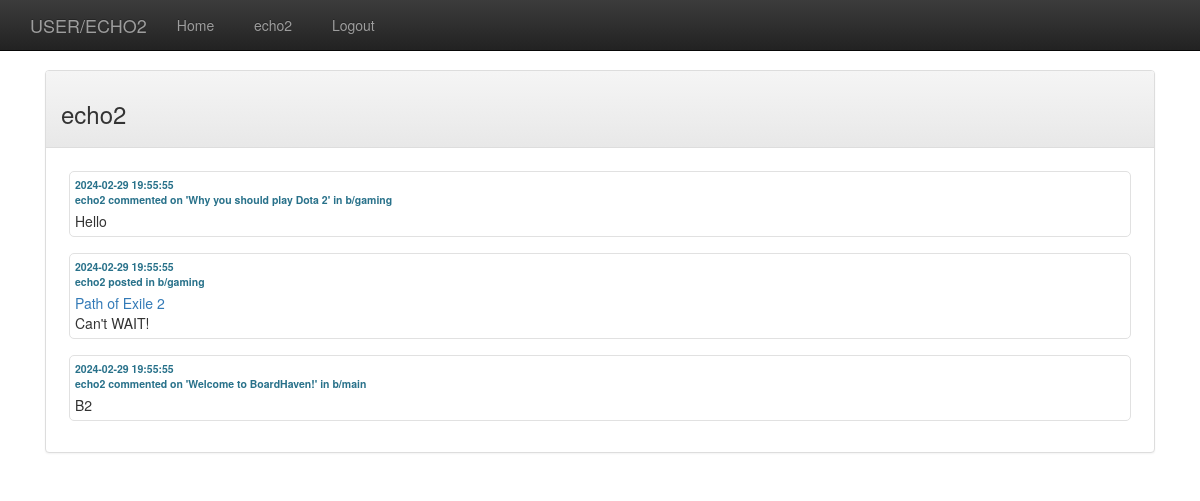
The page /index.php?pageID=user/echo2 (signed in) on the database its author committed.
### tables this page shows
CREATE TABLE IF NOT EXISTS `user` (
  `Id` int(10) unsigned NOT NULL AUTO_INCREMENT,
  `Username` varchar(45) NOT NULL,
  `Email` varchar(45) NOT NULL,
  `Password` varchar(45) NOT NULL,
  `TimeCreated` datetime NOT NULL DEFAULT current_timestamp(),
  PRIMARY KEY (`Id`),
  UNIQUE KEY `Username_UNIQUE` (`Username`)
);

CREATE TABLE IF NOT EXISTS `board` (
  `Id` int(11) unsigned NOT NULL AUTO_INCREMENT,
  `Name` varchar(45) NOT NULL,
  `Founder` int(10) unsigned NOT NULL,
  `TimeCreated` datetime NOT NULL DEFAULT current_timestamp(),
  `Rules` text DEFAULT NULL,
  PRIMARY KEY (`Id`),
  UNIQUE KEY `unique_name` (`Name`),
  KEY `board_user_FK` (`Founder`),
  CONSTRAINT `board_user_FK` FOREIGN KEY (`Founder`) REFERENCES `user` (`Id`)
);

### classlib/baseClasses/PanelModel.php (called while the page is built, shortened)
<?php
abstract class PanelModel implements PanelModelInterface {
    function __construct($user,$db,$postArray,$pageTitle,$pageHead,$pageID) {
        $this->setPanelContent_1();
    }
}

### classlib/baseClasses/Controller.php (called while the page is built, shortened)
<?php
abstract class Controller implements ControllerInterface{
    public function run() {
        $this->updateView();
    }
}

### classlib/system/Submission.php (called while the page is built, shortened)
<?php
class Submission {
    private $author_name;
    public function author_name() { return $this->author_name; }
    private $time_created;
    public function time_created() { return $this->time_created; }
    private $title;
    public function title() { return $this->title; }
    private $content;
    public function content() { return $this->content; }
    private $post_id;
    public function post_id() { return $this->post_id; }
    private $board_id;
    public function board_id() { return $this->board_id; }
    private $board_name;
    public function board_name() { return $this->board_name; }
    public function __construct($row) {
        $this->author_name = $row['author_name'];
        $this->time_created = $row['time_created'];
        $this->title = $row['title'];
        $this->content = $row['content'];
        $this->post_id = $row['post_id'];
        $this->board_id = $row['board_id'];
        $this->board_name = $row['board_name'];
    }
}

### classlib/baseClasses/TableEntity.php (called while the page is built, shortened)
<?php
class TableEntity {
    function __construct ($databaseConnection,$tableName){
        $this->db=$databaseConnection;
    }
}

### classlib/entities/SubmissionTable.php (called while the page is built, shortened)
<?php
class SubmissionTable extends TableEntity {
    public function get_user_submissions($userId) {
        $this->SQL = "
            SELECT
                submission.Type as type,
                submission.Id as id,
                submission.Author as author_id,
                user.Username as author_name,
                submission.TimeCreated as time_created,
                submission.Title as title,
                submission.Content as content,
                submission.Post as post_id,
                submission.Board as board_id,
                board.Name as board_name
            FROM submission
            INNER JOIN board ON submission.Board = board.Id
            INNER JOIN user ON submission.Author = user.Id
            WHERE submission.Author = '$userId'
            ORDER BY submission.TimeCreated DESC
        ";
        $rs = $this->db->query($this->SQL);
        return $rs;
    }
}

### classlib/entities/UserTable.php (called while the page is built, shortened)
<?php
class UserTable extends TableEntity {
    public function get_id_by_username($username) {
        $this->SQL = "SELECT Id FROM user WHERE Username='$username'";
        $rs = $this->db->query($this->SQL);
        $row = $rs->fetch_assoc();
        return $row['Id'];
    }
}

### classlib/helperClasses/htmlGenComment.php (the view, shortened to what this page needs)
<?php
function submission($submission)
{
    $output = '';
    if ($submission->type() == 1) {
        $output = '
        <div class="submission">
            <div class="header">
                <p class="tagline">' . $submission->time_created() . '</p>
                <p class="tagline">
                    ' . $submission->author_name() . '
                    commented on
                    \'<a href="' . $_SERVER['PHP_SELF'] . '?pageID=b/' . $submission->board_name() . '/' . $submission->post_id() . '">' . $submission->title() . '</a>\'
                    in
                    <a href="' . $_SERVER['PHP_SELF'] . '?pageID=b/' . $submission->board_name() . '">b/' . $submission->board_name() . '</a>
                </p>
            </div>
            <p class="text">
                ' . $submission->content() . '
            </p>
        </div>
    ';
    } else if ($submission->type() == 2) {
        $output = '
        <div class="submission">
            <div class="header">
                <p class="tagline">' . $submission->time_created() . '</p>
                <p class="tagline">
                    ' . $submission->author_name() . '
                    posted in
                    <a href="' . $_SERVER['PHP_SELF'] . '?pageID=b/' . $submission->board_name() . '">b/' . $submission->board_name() . '</a>
                </p>
            </div>
            <p><a href="' . $_SERVER['PHP_SELF'] . '?pageID=b/' . $submission->board_id() . '/' . $submission->post_id() . '">' . $submission->title() . '</a></p>
            <p class="text">
                ' . $submission->content() . '
            </p>
        </div>
    ';
    }
    return $output;
}

### CSS/Comment.css (style rules this page uses)
.tagline { font-weight: bold; font-size: 0.75em; color: #28718a; margin: 0; padding: 0; }
.tagline > a { color:inherit; }
.text { margin: 0; padding: 0; }

### CSS/Submission.css (style rules this page uses)
.submission { border: 1px solid #e1e1e1; border-radius: 5px; margin: 8px 8px 16px 8px; padding: 5px; }
.submission>p { margin: 0; padding: 0; }
.submission>.header { margin-bottom: 4px; }

### views/view_navbar_1_panel.php (style rules this page uses)
body { padding-top: 70px; }

### rows shown on the page
user: Username "echo2 echo2", Username "echo2"
board: Name "gaming"
board: Name "main"

### other values the page prints
$pageHeading "USER/ECHO2"
$this->user->username() "echo2"
$b "echo2"
$submission->time_created() "2024-02-29 19:55:55 2024-02-29 19:55:55"
$submission->title() "Why you should play Dota 2 Welcome to BoardHaven!"
$submission->content() "Hello B2"
$submission->time_created() "2024-02-29 19:55:55"
$submission->title() "Path of Exile 2"
$submission->content() "Can't WAIT!"
